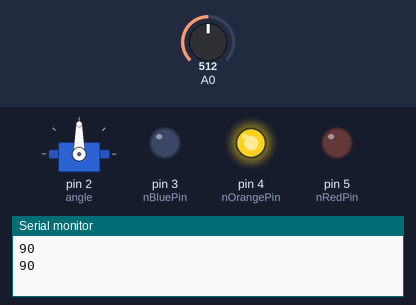
Recording of a sketch running on a simulated Arduino Uno, built with avr-gcc and run on an emulated ATmega328P. Parts: servo, output pins drawn as LEDs (lit = HIGH), the last lines printed to the serial monitor. The test bench sets the inputs (shaded band); at power-on: A0 = 512.

Above: at 1.3 s.
1.4 s: A0 set to 716
At 3.1 s:
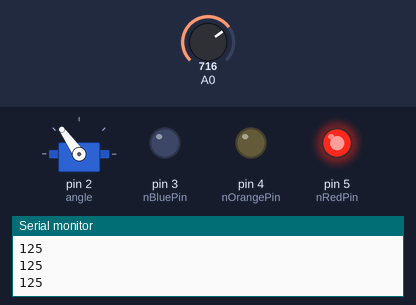
3.5 s: A0 set to 900
At 4.3 s:
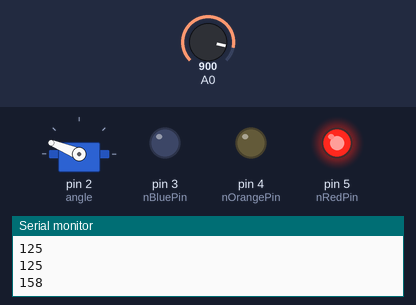
5.0 s: A0 set to 1023
At 5.5 s:
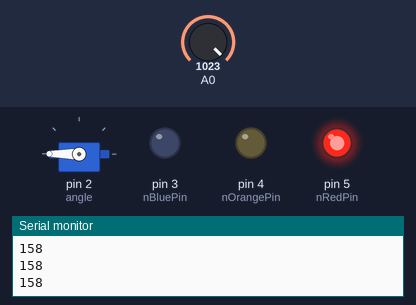
6.5 s: A0 set to 511
At 6.9 s:
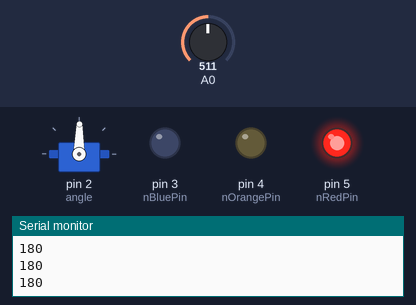
8.5 s: A0 set to 306
At 9.8 s:
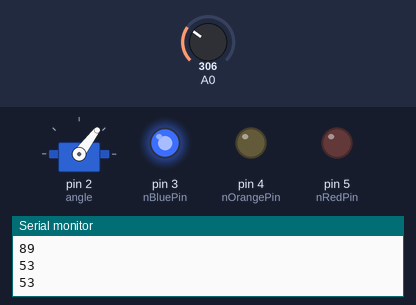
10.5 s: A0 set to 122
At 11.0 s:
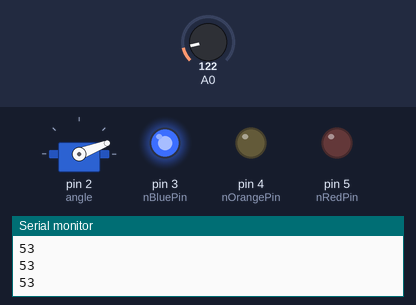
Timing chart, 0 to 13.0 s (numbered marks = the images above; inputs shaded):
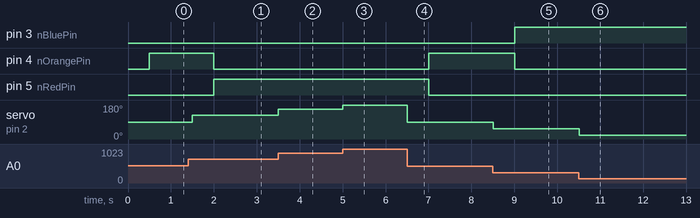

Measured:
- after the input at 1.4 s, pin 4 (nOrangePin): HIGH → LOW after 0.60 s; pin 5 (nRedPin): LOW → HIGH after 0.60 s; servo on pin 2 (angle): 90° → 125° after 0.10 s
- after the input at 3.5 s, servo on pin 2 (angle): 125° → 158° at once
- after the input at 5.0 s, servo on pin 2 (angle): 158° → 180° at once
- after the input at 6.5 s, pin 4 (nOrangePin): LOW → HIGH after 0.51 s; pin 5 (nRedPin): HIGH → LOW after 0.51 s; servo on pin 2 (angle): 180° → 89° at once
- after the input at 8.5 s, pin 3 (nBluePin): LOW → HIGH after 0.51 s; pin 4 (nOrangePin): HIGH → LOW after 0.51 s; servo on pin 2 (angle): 89° → 53° at once
- after the input at 10.5 s, servo on pin 2 (angle): 53° → 21° at once

The sketch:

sketch_dec07a.ino
```cpp
#include <Servo.h>

Servo angle;
int i = 0;
int val_angle = 0;
int nBluePin = 3;
int nOrangePin = 4;
int nRedPin = 5;

void Pointer(int valAngle)
{
  if(valAngle <= 60)
  {
    digitalWrite(nBluePin, HIGH);
    digitalWrite(nOrangePin, LOW);
    digitalWrite(nRedPin, LOW);
  }
  else if(60 < valAngle && valAngle <= 120)
  {
    digitalWrite(nOrangePin, HIGH);
    digitalWrite(nBluePin, LOW);
    digitalWrite(nRedPin, LOW);
  }
  else if(valAngle > 120)
  {
    digitalWrite(nRedPin, HIGH);
    digitalWrite(nBluePin, LOW);
    digitalWrite(nOrangePin, LOW);
  }
  else
  {
    digitalWrite(nBluePin, LOW);
    digitalWrite(nOrangePin, LOW);
    digitalWrite(nRedPin, LOW);
  }
}

void setup()
{
  angle.attach(2);
  pinMode(nRedPin, OUTPUT);
  pinMode(nOrangePin, OUTPUT);
  pinMode(nBluePin, OUTPUT);
  Serial.begin(9600);
}

void loop()
{

  int getVal= analogRead(A0);
  int valAngle;

  valAngle = map(getVal, 0, 1023, 0, 180);
  angle.write(valAngle);
  delay(500);

  Serial.print(valAngle);
  Serial.print("\n");

  Pointer(valAngle);

}
```
